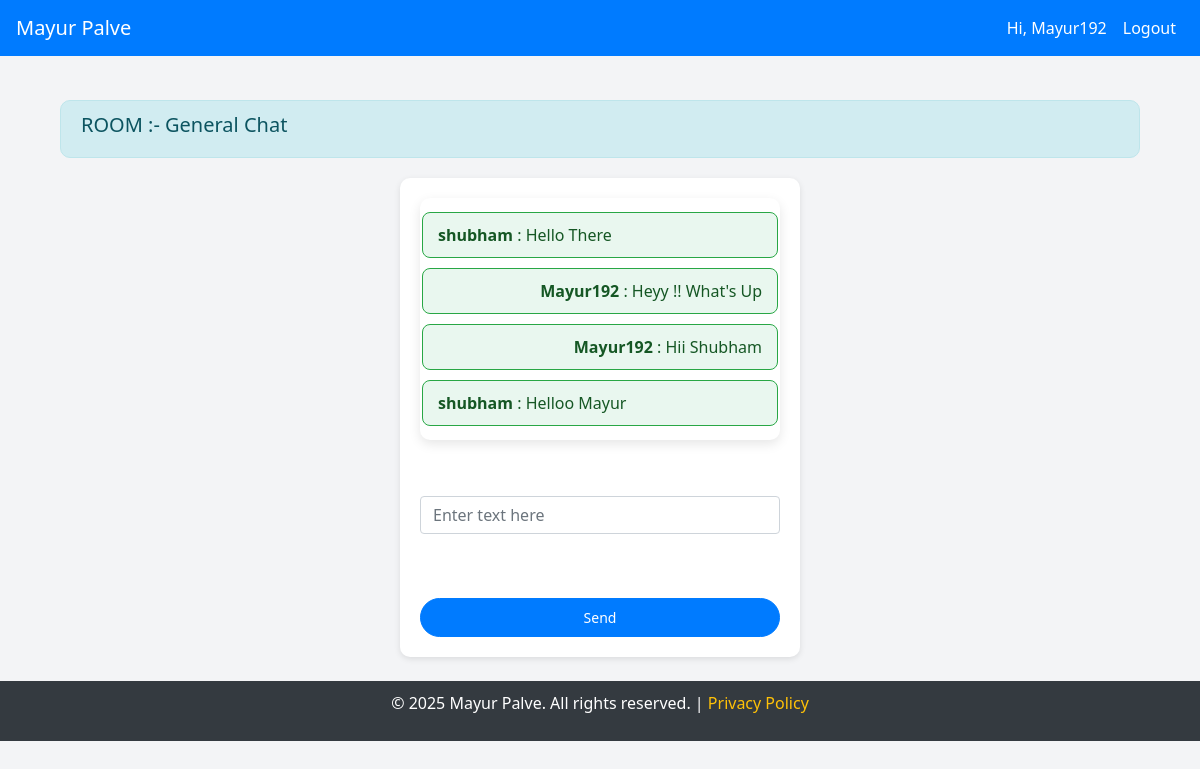
Screenshot of /general (signed in) with the database file from the repository.
### chatapp/models.py (models this page shows, shortened)
class Room(models.Model):
    name = models.CharField(max_length=20)
    slug = models.SlugField(max_length=100)

class Message(models.Model):
    user = models.ForeignKey(User, on_delete=models.CASCADE)
    content = models.TextField()
    room = models.ForeignKey(Room, on_delete=models.CASCADE)
    created_on = models.DateTimeField(auto_now_add=True)

### chatapp/views.py (the view)
# urls.py: path("<str:slug>", views.room, name="room"),
def room(request,slug):
    room_name=Room.objects.get(slug=slug).name
    messages=Message.objects.filter(room=Room.objects.get(slug=slug))
    return render(request, "room.html",{"room_name":room_name,"slug":slug,'messages':messages})

### templates/room.html (shortened to what this page needs)
{% extends 'base.html' %}
{% block content %}
{% if user.is_authenticated %}
  <div class="container">
    <div class="row d-flex justify-content-center">
        <div class="col-12">
            <div class="alert alert-info d-flex justify-content-between" role="alert">
              <h5>ROOM :- {{room_name}}</h5>
            </div>
            <form>
                <div class="form-group">
                  {% if messages %}
                  <div class="jumbotron" id="chatbox" style="padding: 4px 2px;max-height: 300px;  /* Adjust the max-height as needed */
                  overflow-y: scroll;
                "">
                      {% for message in messages %}
                        <div class="chat-message {% if message.user == request.user %}text-right{% else %}text-left{% endif %}">
                          <b>{{ message.user.username }}</b> : {{ message.content }}<br>
                        </div>
                        {% endfor %}
                  </div>
                  {% else %}
                  <div class="jumbotron" id="chatbox" style="padding: 4px 2px;"></div>
                  <b>No Messages in this Room.</b>
                    {% endif %}
                </div>
                <br/>
                <div class="form-group" style="width: 100%;">
                    <input class="form-control" placeholder="Enter text here" id="my_input" type="text" required></br>
                </div>
                <br/>
                <input class="btn btn-primary btn-lg btn-block" id="submit_button" type="button" value="Send">
            </form>
        </div>
    </div>
</div>
{% endif %}
<br/>
{% endblock %}

### templates/base.html (shortened to what this page needs)
<!doctype html>
<html lang="en">
<head>
    <link rel="stylesheet" href="https://cdn.jsdelivr.net/npm/bootstrap@4.3.1/dist/css/bootstrap.min.css">
</head>
<body>
    {% block header %}
    <nav class="navbar navbar-expand-lg navbar-dark">
        <a class="navbar-brand" href="#">Mayur Palve</a>
        <div class="collapse navbar-collapse" id="navbarNav">
            <ul class="navbar-nav ml-auto">
                {% if user.is_authenticated %}
                    <li class="nav-item">
                        <a class="nav-link" href="#">Hi, {{ user.username }}</a>
                    </li>
                    <li class="nav-item">
                        <a class="nav-link" href="{% url 'logout' %}">Logout</a>
                    </li>
                {% endif %}
            </ul>
        </div>
    </nav>
    {% endblock %}
    <main class="container mt-4">
        {% block content %}{% endblock %}
    </main>
    <footer>
        <p>&copy; 2025 Mayur Palve. All rights reserved. | <a href="#">Privacy Policy</a></p>
    </footer>
</body>
</html>

### templates/base.html (style rules this page uses)
body { background-color: #f3f4f6; font-family: 'Segoe UI', Tahoma, Geneva, Verdana, sans-serif; color: #212529; margin: 0; padding: 0; }
.navbar { background-color: #007bff; }
.navbar a { color: white !important; font-weight: 500; }
.btn { border-radius: 20px; font-size: 14px; padding: 8px 20px; }
.alert { margin: 20px 0; border-radius: 10px; }
.chat-message { background-color: #e9f7ef; border: 1px solid #28a745; border-radius: 8px; padding: 10px 15px; margin: 10px 0; font-size: 1rem; color: #155724; }
form { background-color: white; border-radius: 10px; box-shadow: 0 2px 6px rgba(0, 0, 0, 0.1); padding: 20px; width: 100%; max-width: 400px; margin: 0 auto; }
.jumbotron { background-color: white; border-radius: 10px; box-shadow: 0 4px 12px rgba(0, 0, 0, 0.1); padding: 40px; text-align: center; }
footer { background-color: #343a40; color: white; padding: 10px 0; text-align: center; }
footer a { color: #ffc107; text-decoration: none; }

### rows the page displays
Room: name "General Chat"
Message: user.username "shubham", content "Hello There"
Message: user.username "Mayur192", content "Heyy !! What's Up"
Message: user.username "Mayur192", content "Hii Shubham"
Message: user.username "shubham", content "Helloo Mayur"

### other values shown
{{ user.username }} "Mayur192"
